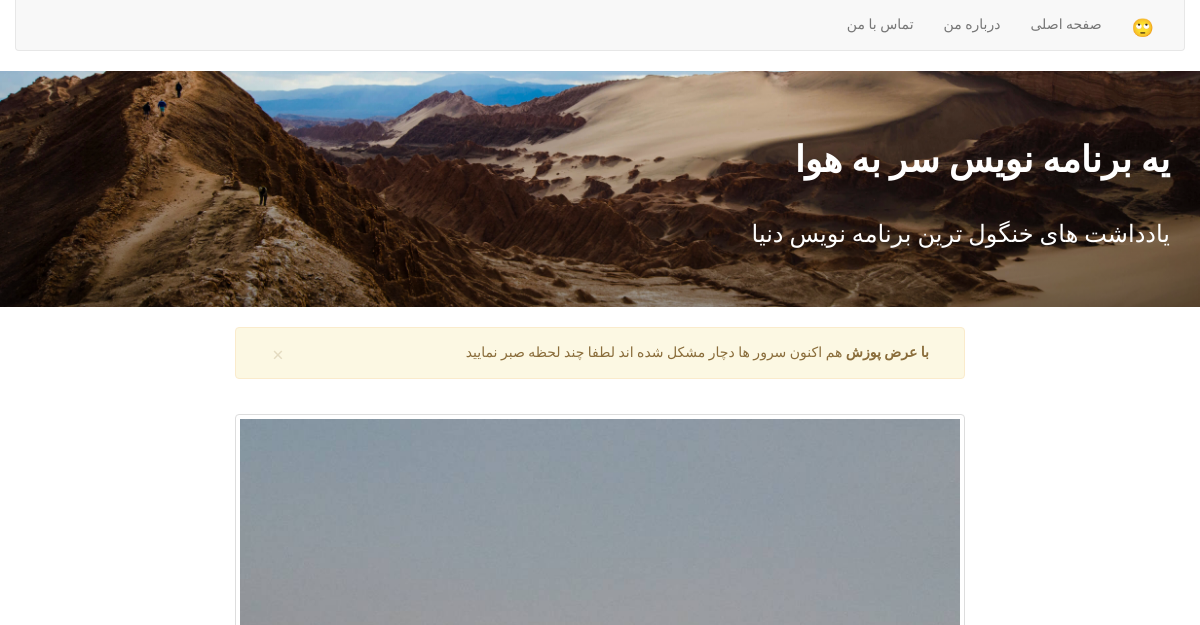
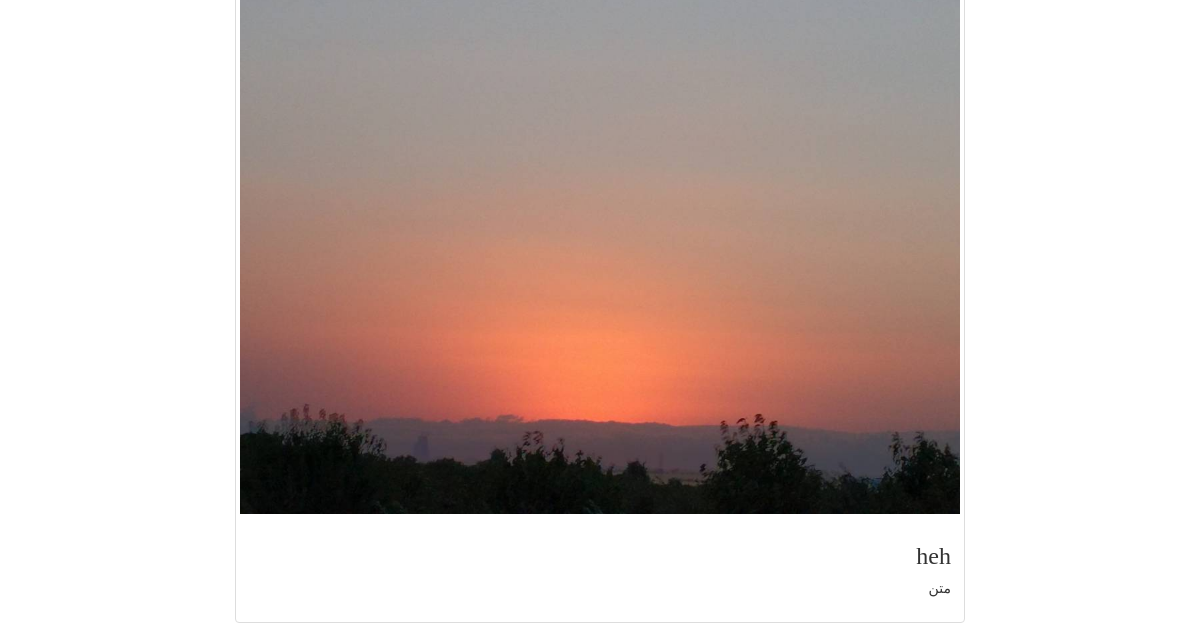
Before: / (upper part) with the older database file (2 pictures, top to bottom).
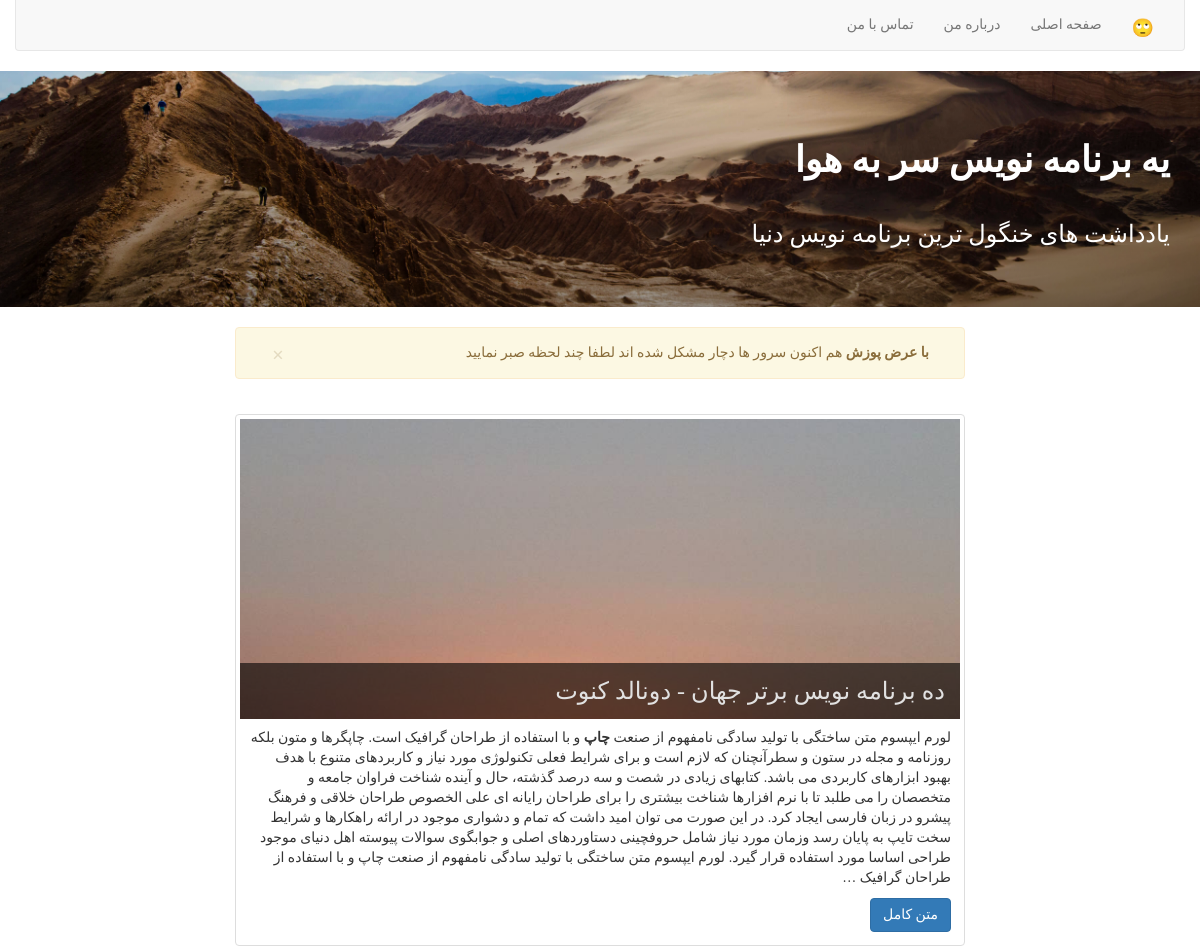
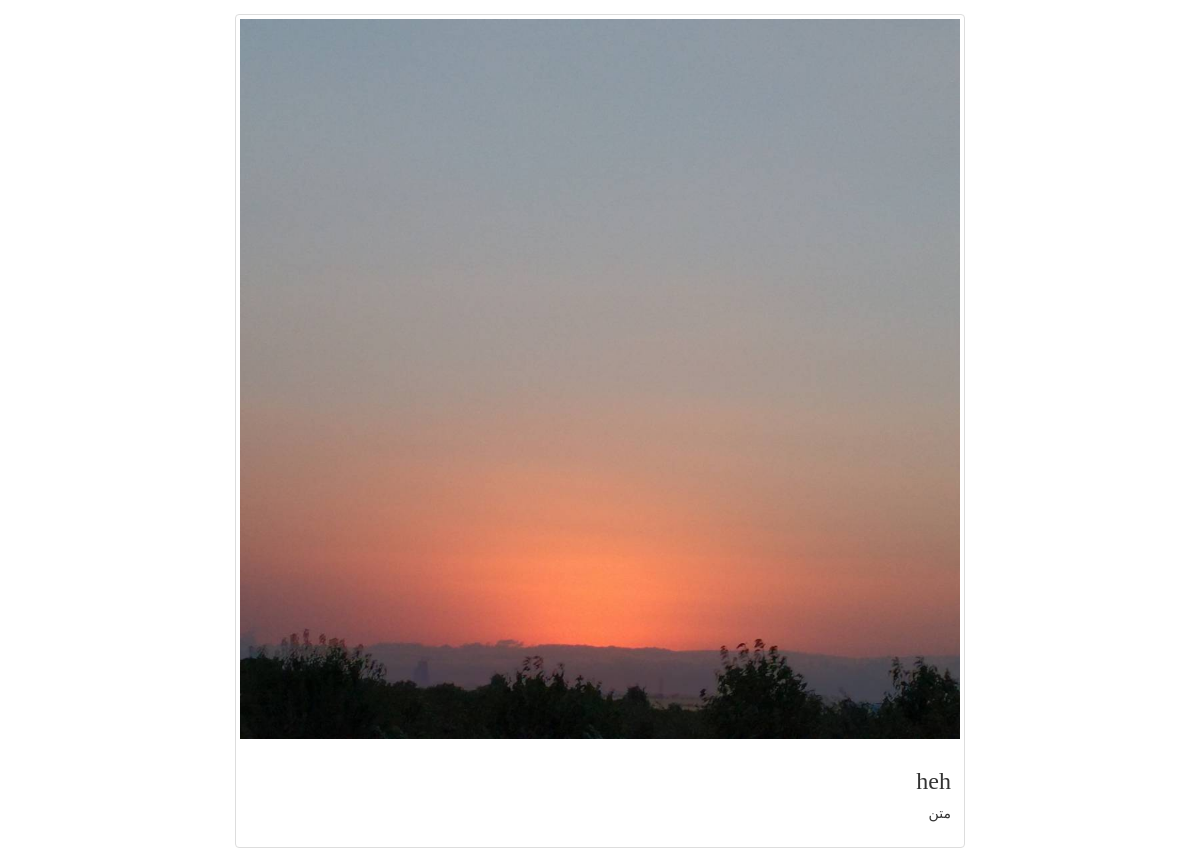
After: the same page with the newer database file (2 pictures, top to bottom).
### main/models.py (models this page shows, shortened)
class post(models.Model):
    post_type_choice = (('p','photo'),('b','blog'),('t','twitt'))
    title = models.CharField(max_length=125,blank=True)
    content = models.TextField()
    photo = models.ImageField(blank=True)
    date_published = models.DateTimeField(auto_now_add=True,auto_now=False)
    date_edited = models.DateTimeField(auto_now=True,auto_now_add=False)
    author = models.ForeignKey(User)
    post_type = models.CharField(choices=post_type_choice,max_length=1)
    can_send_comment = models.BooleanField(default=False)
    slug = models.SlugField(unique=True,blank=True)
    published = models.BooleanField(default=True)
    category = models.ManyToManyField(category)

### main/views.py (the view)
# urls.py: url(r'^$',index)
def index(request):
    posts = post.objects.filter(published=True ).order_by('-date_published').all()
    return render(request,'main/index.html',{'site_config':settings.SITE_CONFIG,'posts':posts})

### main/templates/main/index.html (shortened to what this page needs)
{% extends 'index.html' %}
{% load staticfiles %}
{% block contents %}
    <div class="col-lg-8 col-lg-offset-2 col-sm-12">
        <div class="alert alert-warning alert-dismissible" role="alert">
            <button type="button" class="close" data-dismiss="alert" aria-label="Close"><span
                    aria-hidden="true">&times;</span></button>
            <strong>با عرض پوزش</strong> هم اکنون سرور ها دچار مشکل شده اند لطفا چند لحظه صبر نمایید
        </div>
        <div class="row">
            {% for post in posts %}
                {% if post.post_type == 'p' %}
                    <div class="photo_post thumbnail">
                        <img src="{% static "images/1.jpg" %}"/>
                        <div class="caption">
                            {% if post.title %}
                                <h3>{{ post.title }}</h3>
                        {% endif %}
                            <p>{{ post.content|safe }}</p>
                        </div>
                    </div>
                {% elif post.post_type == 'b' %}
                    <div class="post thumbnail">
                        <div class="blog_img" style="background: url('{% static "images/1.jpg" %}');height: 300px"><h3>{{ post.title }}</h3></div>
                        <div class="caption">
                            <p>{{ post.content|truncatewords_html:150|safe }}</p>
                            <a href="{{ post.slug }}/post" class="btn btn-primary" role="button">متن کامل</a>
                        </div>
                    </div>
                {% endif %}
            {% empty %}
                <div class="alert alert-danger alert-dismissible" role="alert" style="margin: 0 15px;">
                    <button type="button" class="close" data-dismiss="alert" aria-label="Close"><span
                            aria-hidden="true">&times;</span></button>
                    <strong>با عرض پوزش </strong>هم اکنون هیچ پستی منتشر نشده است
                </div>
            {% endfor %}
        </div>
    </div>
{% endblock %}

### templates/index.html (shortened to what this page needs)
{% load static %}
<!DOCTYPE html>
<html lang="en">
<head>
    <link href="{% static "style.css" %}" rel="stylesheet">
</head>
<body class="site">
<nav class="navbar navbar-default container menu">
    <div class="navbar-header">
      <a class="navbar-brand" href="#">🙄</a>
    </div>
    <div class="collapse navbar-collapse " id="bs-example-navbar-collapse-1">
      <ul class="nav navbar-nav items">
        <li><a href="#">صفحه اصلی</a></li>
        <li><a href="#">درباره من</a></li>
        <li><a href="#">تماس با من</a></li>
      </ul>
    </div>
</nav>
<div class="header">
    <div class="container">
        <h1>{{ site_config.title }}</h1>
        <h2>{{ site_config.short_description }}</h2>
    </div>
</div>
<div class="container">
{% block contents %}
{% endblock %}
</div>
</body>
</html>

### static/style.css (style rules this page uses)
body { font-family: 'vazir'; }
.site > .menu { border-top-left-radius: 0; border-top-right-radius: 0; border-top: none; }
.site > .menu > div > .items > li { font-weight: 100; font-size: 14px; }
.site > .header > .container > h1 { font-weight: 600; color: #ffffff; }
.site > .header > .container > h2 { font-weight: 100; font-size: 24px; color: #ffffff; margin-top: 40px; }
.site > .header { background: linear-gradient(rgba(255, 255, 255, 0), rgba(0, 0, 0, 0.39)), url("images/background.jpg"); background-size: cover; background-position: center right; padding-top: 50px; padding-bottom: 50px; margin-bottom: 20px; }
.alert > button > span { position: relative; top: 4px; }
.photo_post, .twitt,.post,.pagination { margin: 15px; }
.site .photo_post img { max-width: 100%; }
.photo_post .caption > p { margin-top: 10px; }
.post .blog_img { background-size: cover !important; background-position: center right !important; width: 100%; height: 300px; }
.site .post > .blog_img { position: relative; }
.site .post > .blog_img > h3 { position: absolute; bottom: -10px; padding: 15px; width: 100%; background: rgba(0, 0, 0, 0.6); color: #e1e1e1; }
.navbar-default .navbar-brand { position: relative; top: 3px; }

Changed rows visible on the page:
added post: title "ده برنامه نویس برتر جهان - دونالد کنوت", content "لورم ایپسوم متن ساختگی با تولید سادگی نامفهوم از صنعت چاپ و با استفاده از طراحان گرافیک است. چاپگرها و متون بلکه روزنامه و مجله در ستون و سطرآنچنان که لازم است و برای شرایط فعلی تکنولوژی مورد نیاز و کاربردهای متنوع با هدف بهبود ابزارهای کاربردی می باشد. کتابهای زیادی در شصت و سه درصد گذشته، حال و آینده شناخت فراوان جامعه و متخصصان را می طلبد تا با نرم افزارها شناخت بیشتری را برای طراحان رایانه ای علی الخصوص طراحان خلاقی و فرهنگ پیشرو در زبان فارسی ایجاد کرد. در این صورت می توان امید داشت که تمام و دشواری موجود در ارائه راهکارها و شرایط سخت تایپ به پایان رسد وزمان مورد نیاز شامل حروفچینی دستاوردهای اصلی و جوابگوی سوالات پیوسته اهل دنیای موجود طراحی اساسا مورد استفاده قرار گیرد. لورم ایپسوم…"
